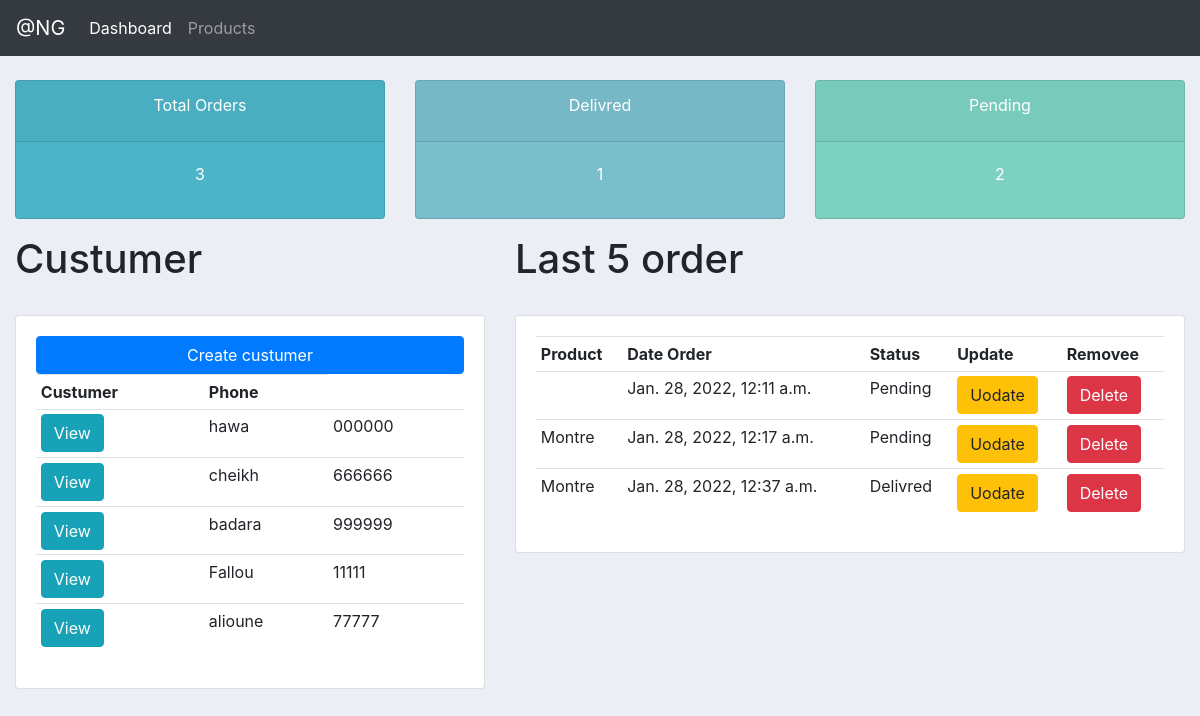
Before: / with the older database file.
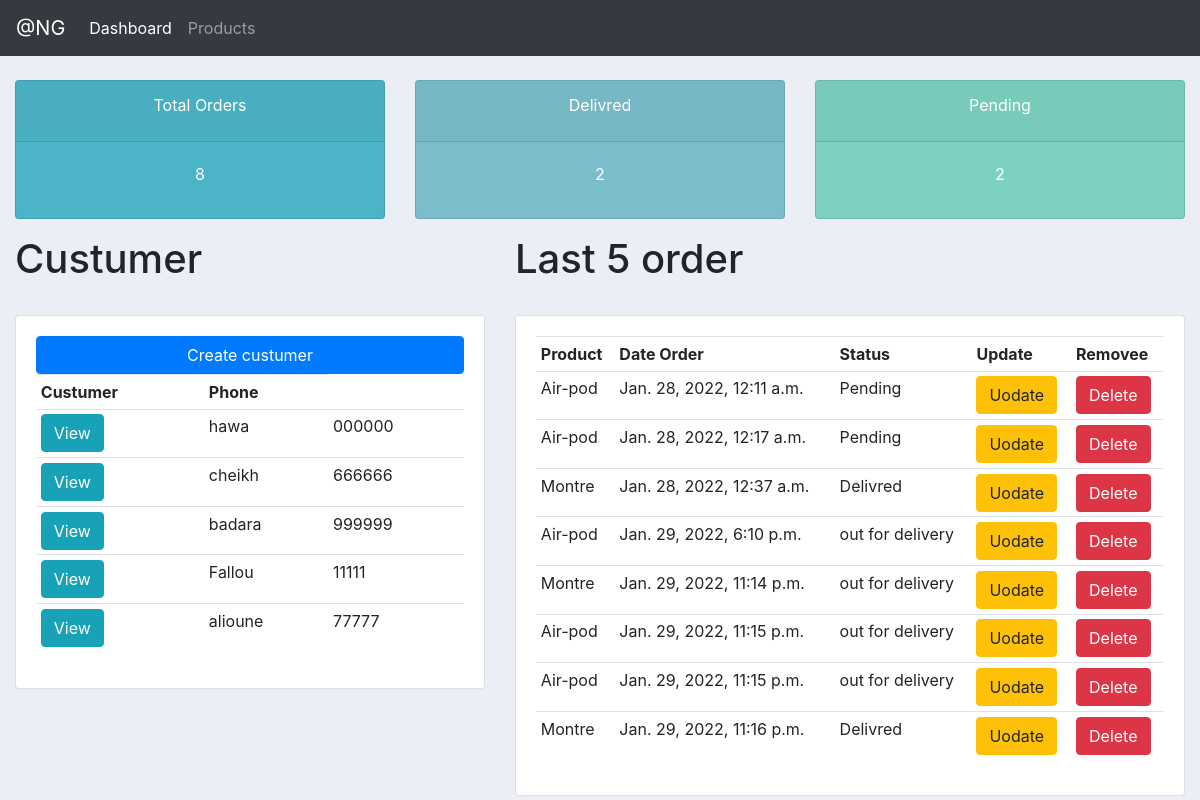
After: the same page with the newer database file.
### account/models.py (models this page shows, shortened)
class Custumer(models.Model):
    name = models.CharField(max_length = 150, null=True)
    phone = models.CharField(max_length = 150, null=True)
    email = models.CharField(max_length = 150, null=True)
    date_created = models.DateTimeField(auto_now_add=True)

class Order(models.Model):
    STATUS = (
        ('Pending', 'Pending'),
            ('out for delivery', 'Out for delivery'),
            ('Delivred', 'Delivred')
        )
    date_created = models.DateTimeField(auto_now_add=True)
    customer = models.ForeignKey(Custumer, on_delete=models.CASCADE, null=True)
    product = models.ForeignKey(Product, on_delete=models.CASCADE, null=True)
    status = models.CharField(max_length = 150, choices=STATUS)

class Product(models.Model):
    CATEGORY = (
        ("Indor", "Indor"),
        ("Out Dor", "Out Door")
    )
    name = models.CharField(max_length = 150, null=True)
    price = models.FloatField(null=True)
    category = models.CharField(max_length = 150, null=True , choices=CATEGORY)
    description = models.CharField(max_length = 150, null=True)
    date_created = models.DateTimeField(auto_now_add=True, null=True)

### account/views.py (the view)
# urls.py: path("", views.home, name="home"),
def home(request):
    custumers = Custumer.objects.all()
    total_customers = Custumer.objects.count()
    orders = Order.objects.all()
    total_orders = Order.objects.count()
    total_delivred = Order.objects.filter(status='Delivred').count()
    total_pending = Order.objects.filter(status='Pending').count()
    context = {"custumers":custumers, "orders":orders,
                "total_customers":total_customers,
                "total_orders":total_orders,
                "total_delivred":total_delivred,
                "total_pending":total_pending }
    return render(request, 'account/dashboard.html', context)

### account/templates/account/dashboard.html
{% extends "account/base.html" %}
{% block content %}
{% include "account/status.html" %}
   <div class="row">
        <div class="col-md-5">
            <h1>Custumer</h1>
            <br>
            <div class="card card-body">
                <a href="" class="btn btn-primary btn-block">Create custumer</a>
                <table class="table table-sm">
                    <tr>
                        <th>Custumer</th>
                        <th>Phone</th>
                    </tr>
                    {% for c in custumers  %}
                    <tr>
                       <th><a href={% url 'customer' c.pk %} class="btn btn-info">View</a></th>
                        <td>{{ c.name }}</td>
                        <td>{{ c.phone }}</td>
                    </tr>
                {% endfor %}
                </table>
            </div>
        </div>
        <div class="col-md-7">
            <h1>Last 5 order</h1>
            <br>
            <div class="card card-body">
                <table class="table table-sm">
                    <tr>
                        <th>Product</th>
                        <th>Date Order</th>
                        <th>Status</th>
                        <th>Update</th>
                        <th>Removee</th>
                    </tr>
                        {% for o in orders  %}
                    <tr>
                         <td>{{ o.product.name }}</td>
                        <td>{{ o.date_created }}</td>
                        <td>{{ o.status }}</td>
                       <td><a href={% url 'updateOrder' o.pk %} class="btn btn-warning">Uodate</a></td>
                       <td><a href={% url 'deleteOrder' o.pk %} class="btn btn-danger">Delete</a></td>
                    </tr>
                {% endfor %}
                </table>
            </div>
        </div>
   </div>
{% endblock content %}

### account/templates/account/base.html (shortened to what this page needs)
{% load static %}
<!DOCTYPE html>
<html lang="en">
<head>
    <link rel="stylesheet" href="https://maxcdn.bootstrapcdn.com/bootstrap/4.0.0/css/bootstrap.min.css">
    <link rel="stylesheet" href="{% static 'css/main.css'%}">
</head>
<body>
    {% include "account/navbar.html" %}
<div class="container-fluid">
    {% block content %}
    {% endblock content %}
    </div>
</body>
</html>

### account/templates/account/navbar.html (shortened to what this page needs)
<nav class="navbar navbar-expand-lg navbar-dark bg-dark">
  <a class="navbar-brand" href="#">@NG</a>
  <div class="collapse navbar-collapse" id="navbarNav">
    <ul class="navbar-nav">
      <li class="nav-item active">
        <a class="nav-link" href={% url 'home' %}>Dashboard</a>
      </li>
      <li class="nav-item">
        <a class="nav-link" href={% url 'products' %}>Products</a>
      </li>
    </ul>
  </div>
</nav>

### account/templates/account/status.html
<br>
<div class="row">
        <div class="col-md-4">
            <div class="card text-center text-white mb-3" id="total-orders">
                <div class="card-header">
                    <div class="card-title">Total Orders</div>
                </div>
                <div class="card-body">
                    <div class="card-title"> {{ total_orders}}</div>
                </div>
            </div>
        </div>
        <div class="col-md-4">
            <div class="card text-center text-white mb-3" id="orders-delivred">
                <div class="card-header">
                    <div class="card-title">Delivred</div>
                </div>
                <div class="card-body">
                    <div class="card-title">{{ total_delivred }}</div>
                </div>
            </div>
        </div>
        <div class="col-md-4">
            <div class="card text-center text-white mb-3" id="orders-spend">
                <div class="card-header">
                    <div class="card-title">Pending</div>
                </div>
                <div class="card-body">
                    <div class="card-title">{{total_pending}}</div>
                </div>
            </div>
        </div>
</div>

### account/static/css/main.css (style rules this page uses)
body { background-color: #ebeff5; }
#total-orders { background-color: #4cb4c7; }
#orders-delivred { background-color: #7abecc; }
#orders-spend { background-color: #7cd1c0; }

Changed rows visible on the page:
changed Order "Jan. 28, 2022, 12:11 a.m.": product.name (not shown) → "Air-pod"
changed Order "Jan. 28, 2022, 12:17 a.m.": product.name "Montre" → "Air-pod"
added Order: product.name "Air-pod", date_created "Jan. 29, 2022, 6:10 p.m.", status "out for delivery"
added Order: product.name "Montre", date_created "Jan. 29, 2022, 11:14 p.m.", status "out for delivery"
added Order: product.name "Air-pod", date_created "Jan. 29, 2022, 11:15 p.m.", status "out for delivery"
added Order: product.name "Air-pod", date_created "Jan. 29, 2022, 11:15 p.m.", status "out for delivery"
added Order: product.name "Montre", date_created "Jan. 29, 2022, 11:16 p.m.", status "Delivred"
Other visible differences:
{{ total_orders }}: "3" → "8"
{{ total_delivred }}: "1" → "2"
